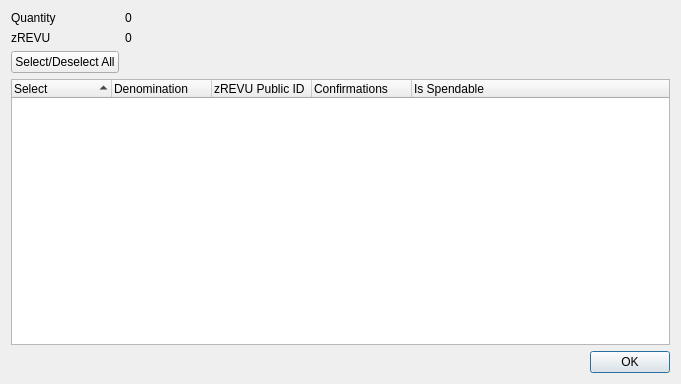
<?xml version="1.0" encoding="UTF-8"?>
<ui version="4.0">
 <class>ZRevuControlDialog</class>
 <widget class="QDialog" name="ZRevuControlDialog">
  <property name="geometry">
   <rect>
    <x>0</x>
    <y>0</y>
    <width>681</width>
    <height>384</height>
   </rect>
  </property>
  <property name="minimumSize">
   <size>
    <width>681</width>
    <height>384</height>
   </size>
  </property>
  <property name="windowTitle">
   <string>Select zREVU to Spend</string>
  </property>
  <layout class="QGridLayout" name="gridLayout">
   <item row="0" column="0">
    <layout class="QFormLayout" name="formLayout">
     <property name="sizeConstraint">
      <enum>QLayout::SetDefaultConstraint</enum>
     </property>
     <item row="0" column="0">
      <widget class="QLabel" name="labelQuantity">
       <property name="text">
        <string>Quantity</string>
       </property>
      </widget>
     </item>
     <item row="0" column="1">
      <widget class="QLabel" name="labelQuantity_int">
       <property name="text">
        <string>0</string>
       </property>
      </widget>
     </item>
     <item row="1" column="0">
      <widget class="QLabel" name="labelZRevu">
       <property name="text">
        <string>zREVU</string>
       </property>
      </widget>
     </item>
     <item row="1" column="1">
      <widget class="QLabel" name="labelZRevu_int">
       <property name="text">
        <string>0</string>
       </property>
      </widget>
     </item>
     <item row="2" column="0">
      <widget class="QPushButton" name="pushButtonAll">
       <property name="text">
        <string>Select/Deselect All</string>
       </property>
      </widget>
     </item>
    </layout>
   </item>
   <item row="1" column="0">
    <layout class="QVBoxLayout" name="verticalLayout">
     <item>
      <widget class="QTreeWidget" name="treeWidget">
       <property name="minimumSize">
        <size>
         <width>0</width>
         <height>250</height>
        </size>
       </property>
       <property name="alternatingRowColors">
        <bool>true</bool>
       </property>
       <property name="sortingEnabled">
        <bool>true</bool>
       </property>
       <property name="columnCount">
        <number>5</number>
       </property>
       <attribute name="headerDefaultSectionSize">
        <number>100</number>
       </attribute>
       <column>
        <property name="text">
         <string notr="true">Select</string>
        </property>
       </column>
       <column>
        <property name="text">
         <string notr="true">Denomination</string>
        </property>
       </column>
       <column>
        <property name="text">
         <string notr="true">zREVU Public ID</string>
        </property>
       </column>
       <column>
        <property name="text">
         <string notr="true">Confirmations</string>
        </property>
       </column>
       <column>
        <property name="text">
         <string>Is Spendable</string>
        </property>
       </column>
      </widget>
     </item>
     <item>
      <widget class="QDialogButtonBox" name="buttonBox">
       <property name="orientation">
        <enum>Qt::Horizontal</enum>
       </property>
       <property name="standardButtons">
        <set>QDialogButtonBox::Ok</set>
       </property>
      </widget>
     </item>
    </layout>
   </item>
  </layout>
 </widget>
 <resources/>
 <connections>
  <connection>
   <sender>buttonBox</sender>
   <signal>accepted()</signal>
   <receiver>ZRevuControlDialog</receiver>
   <slot>accept()</slot>
   <hints>
    <hint type="sourcelabel">
     <x>248</x>
     <y>254</y>
    </hint>
    <hint type="destinationlabel">
     <x>157</x>
     <y>274</y>
    </hint>
   </hints>
  </connection>
  <connection>
   <sender>buttonBox</sender>
   <signal>rejected()</signal>
   <receiver>ZRevuControlDialog</receiver>
   <slot>reject()</slot>
   <hints>
    <hint type="sourcelabel">
     <x>316</x>
     <y>260</y>
    </hint>
    <hint type="destinationlabel">
     <x>286</x>
     <y>274</y>
    </hint>
   </hints>
  </connection>
 </connections>
</ui>
